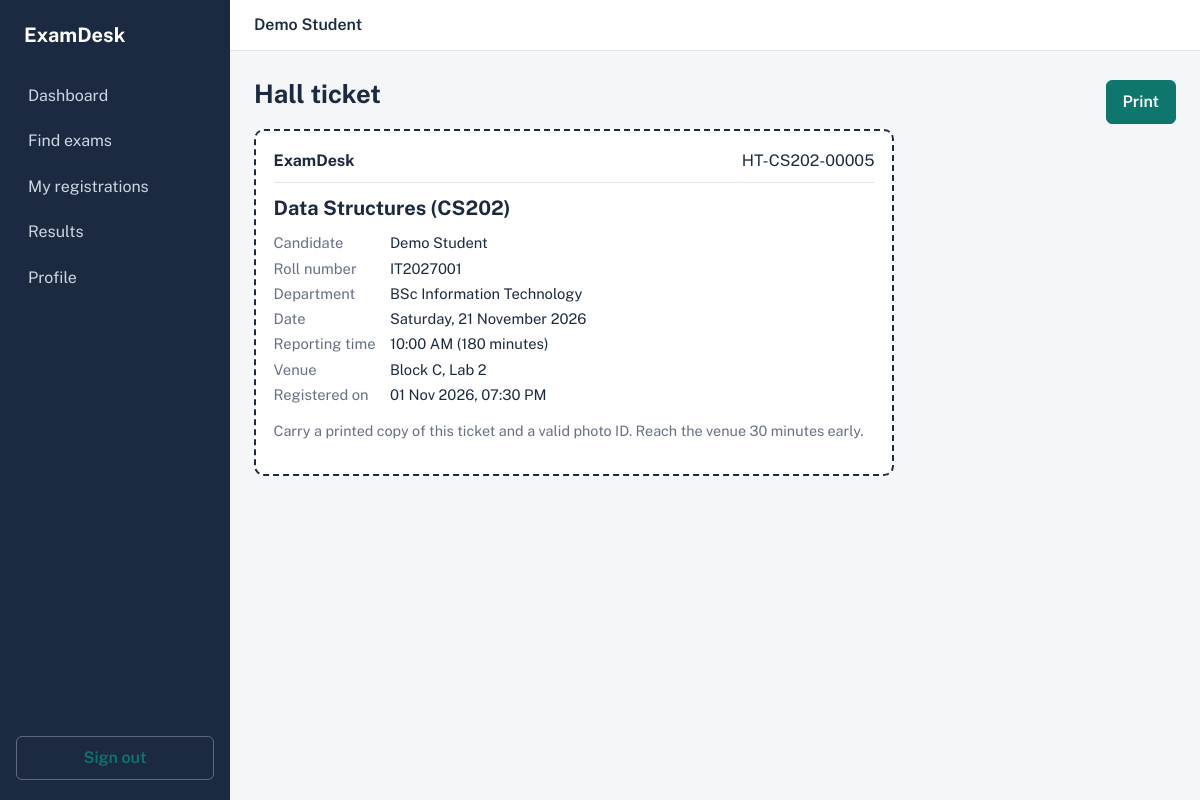
/registrations/5/hall-ticket/ (signed in), run on the app's committed database.
### exams/models.py (models this page shows, shortened)
class Registration(models.Model):
    CONFIRMED, CANCELLED = "confirmed", "cancelled"
    STATUS_CHOICES = [(CONFIRMED, "Confirmed"), (CANCELLED, "Cancelled")]
    student = models.ForeignKey(User, on_delete=models.CASCADE, related_name="registrations")
    exam = models.ForeignKey(Exam, on_delete=models.CASCADE, related_name="registrations")
    status = models.CharField(max_length=10, choices=STATUS_CHOICES, default=CONFIRMED)
    hall_ticket = models.CharField(max_length=30, blank=True)
    registered_at = models.DateTimeField(auto_now_add=True)
    class Meta:
        unique_together = ("student", "exam")
        ordering = ["exam__date"]

class Exam(models.Model):
    title = models.CharField(max_length=150)
    code = models.CharField(max_length=15, unique=True)
    description = models.TextField(blank=True)
    date = models.DateField()
    start_time = models.TimeField()
    duration_minutes = models.PositiveIntegerField(default=180)
    venue = models.CharField(max_length=120)
    fee = models.DecimalField(max_digits=8, decimal_places=2, default=0)
    seats = models.PositiveIntegerField(default=100)
    registration_deadline = models.DateField()
    is_active = models.BooleanField(default=True)
    class Meta:
        ordering = ["date", "start_time"]

class StudentProfile(models.Model):
    user = models.OneToOneField(User, on_delete=models.CASCADE, related_name="profile")
    roll_no = models.CharField(max_length=20, unique=True)
    department = models.CharField(max_length=80)
    phone = models.CharField(max_length=15, blank=True)

### exams/views.py (the view)
# urls.py: path("registrations/<int:pk>/hall-ticket/", views.hall_ticket, name="hall_ticket"),
@login_required
def hall_ticket(request, pk):
    reg = get_object_or_404(Registration, pk=pk, student=request.user, status=Registration.CONFIRMED)
    return render(request, "exams/hall_ticket.html", {"reg": reg})

### exams/templates/exams/hall_ticket.html (shortened to what this page needs)
{% extends "exams/base.html" %}
{% block content %}
<div class="row no-print"><h1>Hall ticket</h1><button class="btn" onclick="window.print()">Print</button></div>
<div class="ticket card">
  <div class="ticket-head"><b>ExamDesk</b><span>{{ reg.hall_ticket }}</span></div>
  <h2>{{ reg.exam.title }} ({{ reg.exam.code }})</h2>
  <dl class="two">
    <dt>Candidate</dt><dd>{{ reg.student.get_full_name|default:reg.student.username }}</dd>
    <dt>Roll number</dt><dd>{{ reg.student.profile.roll_no }}</dd>
    <dt>Department</dt><dd>{{ reg.student.profile.department }}</dd>
    <dt>Date</dt><dd>{{ reg.exam.date|date:"l, d F Y" }}</dd>
    <dt>Reporting time</dt><dd>{{ reg.exam.start_time|time:"h:i A" }} ({{ reg.exam.duration_minutes }} minutes)</dd>
    <dt>Venue</dt><dd>{{ reg.exam.venue }}</dd>
    <dt>Registered on</dt><dd>{{ reg.registered_at|date:"d M Y, h:i A" }}</dd>
  </dl>
  <p class="muted">Carry a printed copy of this ticket and a valid photo ID. Reach the venue 30 minutes early.</p>
</div>
{% endblock %}

### exams/templates/exams/base.html (shortened to what this page needs)
{% load static %}<!DOCTYPE html>
<html lang="en">
<head>
<link rel="stylesheet" href="{% static 'css/style.css' %}">
</head>
<body>
{% if user.is_authenticated %}
<div class="shell">
  <aside class="sidebar" id="sidebar">
    <div class="brand">ExamDesk</div>
    <nav>
      <a href="{% url 'dashboard' %}" class="{% if request.resolver_match.url_name == 'dashboard' %}on{% endif %}">Dashboard</a>
      <a href="{% url 'exam_list' %}" class="{% if request.resolver_match.url_name == 'exam_list' %}on{% endif %}">Find exams</a>
      <a href="{% url 'my_registrations' %}" class="{% if request.resolver_match.url_name == 'my_registrations' %}on{% endif %}">My registrations</a>
      <a href="{% url 'results' %}" class="{% if 'result' in request.resolver_match.url_name %}on{% endif %}">Results</a>
      <a href="{% url 'profile' %}" class="{% if request.resolver_match.url_name == 'profile' %}on{% endif %}">Profile</a>
    </nav>
    <form method="post" action="{% url 'logout' %}" class="logout">{% csrf_token %}
      <button class="btn ghost" type="submit">Sign out</button>
    </form>
  </aside>
  <main class="main">
    <header class="topbar">
      <div class="who">{{ user.get_full_name|default:user.username }}</div>
    </header>
    <div class="content">
      {% block content %}{% endblock %}
    </div>
  </main>
</div>
{% else %}
<div class="auth-wrap">{% block auth %}{% endblock %}</div>
{% endif %}
</body>
</html>

### static/css/style.css (style rules this page uses)
:root { --ink:#1b2a41; --paper:#f4f6f8; --card:#fff; --line:#e1e6ec; --muted:#667085; --teal:#0f766e; --teal-d:#0b5a54; --green:#2f7d4f; --red:#b3372e; --amber:#b7791f; }
* { box-sizing:border-box }
body { margin:0;font-family:"Public Sans",system-ui,sans-serif;background:var(--paper);color:var(--ink);line-height:1.5 }
a { color:var(--teal) }
h1 { font-size:1.6rem;margin:0 0 1rem }
h2 { font-size:1.25rem;margin:.25rem 0 .5rem }
.muted { color:var(--muted);font-size:.9rem }
.shell { display:grid;grid-template-columns:230px 1fr;min-height:100vh }
.sidebar { background:var(--ink);color:#fff;padding:1.25rem 1rem;display:flex;flex-direction:column;position:sticky;top:0;height:100vh }
.brand { font-weight:700;font-size:1.25rem;margin-bottom:1.5rem;padding-left:.5rem }
.sidebar nav { display:flex;flex-direction:column;gap:.15rem;flex:1 }
.sidebar nav a { color:#cdd6e3;text-decoration:none;padding:.6rem .75rem;border-radius:6px }
.logout .btn { width:100%;color:#fff;border-color:rgba(255,255,255,.3) }
.main { min-width:0 }
.topbar { display:flex;justify-content:space-between;align-items:center;padding:.8rem 1.5rem;background:var(--card);border-bottom:1px solid var(--line) }
.who { font-weight:600 }
.content { padding:1.5rem;max-width:1100px }
.btn { display:inline-block;background:var(--teal);color:#fff;border:1px solid var(--teal);padding:.55rem 1rem;border-radius:6px;font:inherit;font-weight:600;cursor:pointer;text-decoration:none }
.btn.ghost { background:transparent;color:var(--teal) }
.card { background:var(--card);border:1px solid var(--line);border-radius:10px;padding:1.1rem;margin-bottom:1.25rem }
.exam dl,dl.two { display:grid;grid-template-columns:auto 1fr;gap:.2rem .9rem;margin:.6rem 0;font-size:.92rem }
dt { color:var(--muted) }
dd { margin:0 }
.row { display:flex;align-items:center;justify-content:space-between;gap:1rem }
.ticket { max-width:640px;border:2px dashed var(--ink) }
.ticket-head { display:flex;justify-content:space-between;border-bottom:1px solid var(--line);padding-bottom:.6rem;margin-bottom:.6rem }

### data on the page
Registration: hall_ticket "HT-CS202-00005", exam "Data Structures", exam.code "CS202", student.get_full_name "Demo Student", student.profile.roll_no "IT2027001", student.profile.department "BSc Information Technology", exam "Saturday, 21 November 2026", exam.start_time "10:00 AM", exam.duration_minutes "180", exam.venue "Block C, Lab 2", registered_at "01 Nov 2026, 07:30 PM"

### other printed values
{{ user.get_full_name|default:user.username }} "Demo Student"
